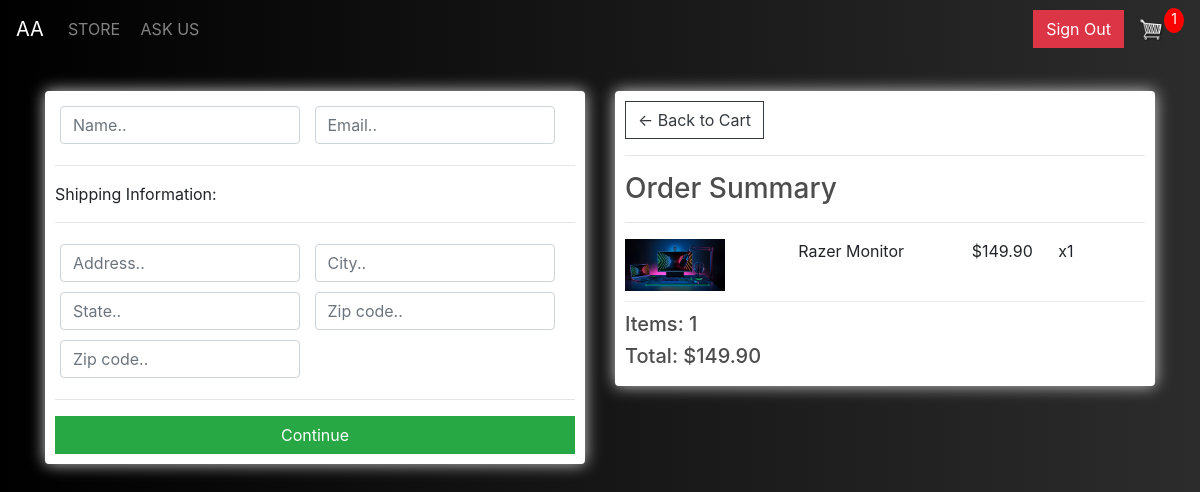
/checkout/ (signed in), run on an earlier commit of the app's database.
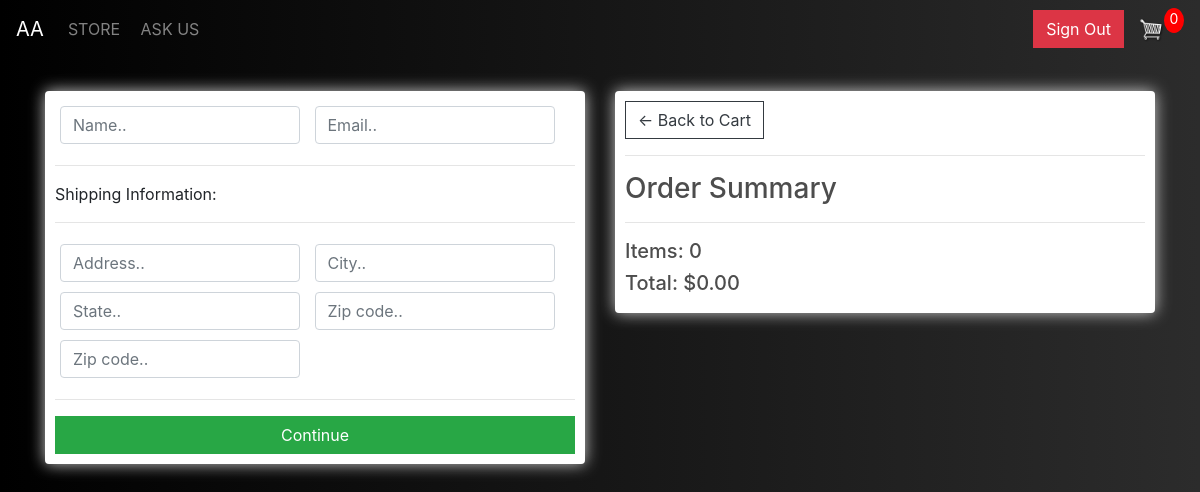
And on a later commit of the database.
### store/models.py (models this page shows, shortened)
class OrderItem(models.Model):
	product = models.ForeignKey(Product, on_delete=models.SET_NULL, null=True)
	order = models.ForeignKey(Order, on_delete=models.SET_NULL, null=True)
	quantity = models.IntegerField(default=0, null=True, blank=True)
	date_added = models.DateTimeField(auto_now_add=True)
	@property
	def get_total(self):
		total = self.product.price * self.quantity
		return total

class Product(models.Model):
	name = models.CharField(max_length=200)
	price = models.FloatField()
	digital = models.BooleanField(default=False,null=True, blank=True)
	image = models.ImageField(null=True, blank=True)
	@property
	def imageURL(self):
		try:
			url = self.image.url
		except:
			url = ''
		return url

class Order(models.Model):
	customer = models.ForeignKey(Customer, on_delete=models.SET_NULL, null=True, blank=True)
	date_ordered = models.DateTimeField(auto_now_add=True)
	complete = models.BooleanField(default=False)
	transaction_id = models.CharField(max_length=100, null=True)
	@property
	def shipping(self):
		shipping = False
		orderitems = self.orderitem_set.all()
		for i in orderitems:
			if i.product.digital == False:
				shipping = True
		return shipping
	@property
	def get_cart_total(self):
		orderitems = self.orderitem_set.all()
		total = sum([item.get_total for item in orderitems])
		return total
	@property
	def get_cart_items(self):
		orderitems = self.orderitem_set.all()
		total = sum([item.quantity for item in orderitems])
		return total

### store/views.py (the view)
# urls.py: path('checkout/', views.checkout, name="checkout"),
def checkout(request):
	if request.user.is_authenticated:
		customer = request.user.customer
		order, created = Order.objects.get_or_create(customer=customer, complete=False)
		items = order.orderitem_set.all()
		cartItems = order.get_cart_items
	else:
		items = []
		order = {'get_cart_total':0, 'get_cart_items':0, 'shipping':False}
		cartItems = order['get_cart_items']
	context = {'items':items, 'order':order, 'cartItems':cartItems}
	return render(request, 'store/checkout.html', context)

### store/templates/store/checkout.html (shortened to what this page needs)
{% extends 'store/main.html' %}
{% load static %}
{% block content %}
<div class="row">
    <div class="col-lg-6">
        <div class="box-element" id="form-wrapper">
            <form id="form">
                <div id="user-info">
                    <div class="form-field">
                        <input required class="form-control" type="text" name="name" placeholder="Name..">
                    </div>
                    <div class="form-field">
                        <input required class="form-control" type="email" name="email" placeholder="Email..">
                    </div>
                </div>
                <div id="shipping-info">
                    <hr>
                    <p>Shipping Information:</p>
                    <hr>
                    <div class="form-field">
                        <input class="form-control" type="text" name="address" placeholder="Address..">
                    </div>
                    <div class="form-field">
                        <input class="form-control" type="text" name="city" placeholder="City..">
                    </div>
                    <div class="form-field">
                        <input class="form-control" type="text" name="state" placeholder="State..">
                    </div>
                    <div class="form-field">
                        <input class="form-control" type="text" name="zipcode" placeholder="Zip code..">
                    </div>
                    <div class="form-field">
                        <input class="form-control" type="text" name="country" placeholder="Zip code..">
                    </div>
                </div>
                <hr>
                <input id="form-button" class="btn btn-success btn-block" type="submit" value="Continue">
            </form>
        </div>
        <br>
    </div>
    <div class="col-lg-6">
        <div class="box-element">
            <a class="btn btn-outline-dark" href="{% url 'cart' %}">&#x2190; Back to Cart</a>
            <hr>
            <h3>Order Summary</h3>
            <hr>
            {% for item in items %}
            <div class="cart-row">
                <div style="flex:2"><img class="row-image" src="{{item.product.imageURL}}"></div>
                <div style="flex:2">
                    <p>{{item.product.name}}</p>
                </div>
                <div style="flex:1">
                    <p>${{item.product.price|floatformat:2}}</p>
                </div>
                <div style="flex:1">
                    <p>x{{item.quantity}}</p>
                </div>
            </div>
            {% endfor %}
            <h5>Items: {{order.get_cart_items}}</h5>
            <h5>Total: ${{order.get_cart_total|floatformat:2}}</h5>
        </div>
    </div>
</div>
{% endblock content %}

What changed in the data, as far as the page shows it:
removed OrderItem: product.imageURL (picture), product.name "Razer Monitor", product.price "149.90", quantity "1"
computed for Order: get_cart_items "1" → "0"; get_cart_total "149.90" → "0.00"
Also different on the page:
{{ cartItems }}: "1" → "0"
